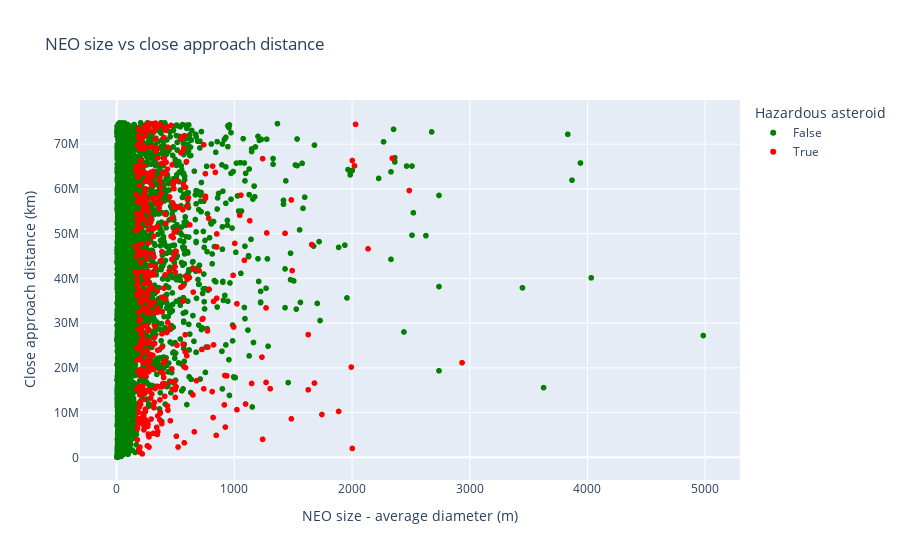

Notebook cell for this chart:
### Markdown cell above
#### Task 4.2, 4.3 & 4,4:
- (Create a scatter plot of the correlation between NEO size and close approach distance.)
- Customize the appearance of your plots (e.g., colors, labels, titles).
- Create interactive visualizations using a library like Plotly. For example, create an interactive scatter plot where you can hover over each point to see more information about the NEO. **Be creative!**

### Code cell
# use plotly express for interactive scatterplot
fig = px.scatter(full_relevant_approach_df, x='estimated_diameter.meters.estimated_diameter_avg', y='miss_distance.kilometers', color='is_potentially_hazardous_asteroid', 
                 color_discrete_sequence=["green", "red"],
                 hover_data=['close_approach_date', 'orbiting_body', 'relative_velocity.kilometers_per_second', 'name', 'absolute_magnitude_h', 'estimated_diameter.meters.estimated_diameter_min', 'estimated_diameter.meters.estimated_diameter_max'], 
                 labels={
                     "estimated_diameter.meters.estimated_diameter_avg": "NEO size - average diameter (m)",
                     "miss_distance.kilometers": "Close approach distance (km)",
                 },
                 title="NEO size vs close approach distance")
fig.update_layout(legend_title="Hazardous asteroid")
fig.show()
# export for viewing in html
fig.write_html("neo_size_vs_close_approach_distance.html")

### Figure 1 — Plotly figure (JSON) as saved in the notebook; plotly's stock layout.template omitted (floating-point values rounded to 4 significant figures; data arrays with more than 128 entries replaced by an {"elided": "..."} marker saying what was removed)
{"data": [{"customdata": {"elided": "6465x7 mixed values"}, "hovertemplate": "is_potentially_hazardous_asteroid=False<br>NEO size - average diameter (m)=%{x}<br>Close approach distance (km)=%{y}<br>close_approach_date=%{customdata[0]}<br>orbiting_body=%{customdata[1]}<br>relative_velocity.kilometers_per_second=%{customdata[2]}<br>name=%{customdata[3]}<br>absolute_magnitude_h=%{customdata[4]}<br>estimated_diameter.meters.estimated_diameter_min=%{customdata[5]}<br>estimated_diameter.meters.estimated_diameter_max=%{customdata[6]}<extra></extra>", "legendgroup": "False", "marker": {"color": "green", "symbol": "circle"}, "mode": "markers", "name": "False", "showlegend": true, "type": "scattergl", "x": {"elided": "6465 float values"}, "xaxis": "x", "y": {"elided": "6465 float values"}, "yaxis": "y"}, {"customdata": {"elided": "456x7 mixed values"}, "hovertemplate": "is_potentially_hazardous_asteroid=True<br>NEO size - average diameter (m)=%{x}<br>Close approach distance (km)=%{y}<br>close_approach_date=%{customdata[0]}<br>orbiting_body=%{customdata[1]}<br>relative_velocity.kilometers_per_second=%{customdata[2]}<br>name=%{customdata[3]}<br>absolute_magnitude_h=%{customdata[4]}<br>estimated_diameter.meters.estimated_diameter_min=%{customdata[5]}<br>estimated_diameter.meters.estimated_diameter_max=%{customdata[6]}<extra></extra>", "legendgroup": "True", "marker": {"color": "red", "symbol": "circle"}, "mode": "markers", "name": "True", "showlegend": true, "type": "scattergl", "x": {"elided": "456 float values"}, "xaxis": "x", "y": {"elided": "456 float values"}, "yaxis": "y"}], "layout": {"legend": {"title": {"text": "Hazardous asteroid"}, "tracegroupgap": 0}, "title": {"text": "NEO size vs close approach distance"}, "xaxis": {"anchor": "y", "domain": [0, 1], "title": {"text": "NEO size - average diameter (m)"}}, "yaxis": {"anchor": "x", "domain": [0, 1], "title": {"text": "Close approach distance (km)"}}}}
